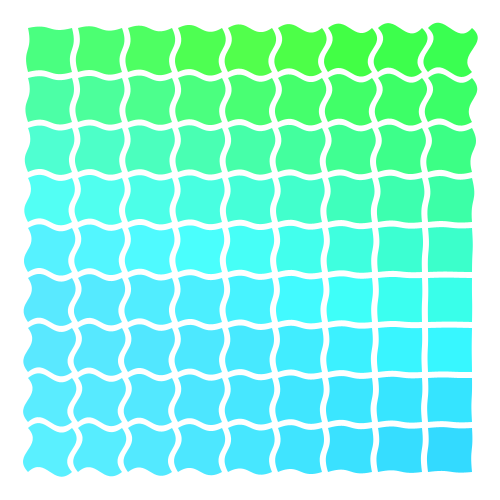
Frame 1 (no input)
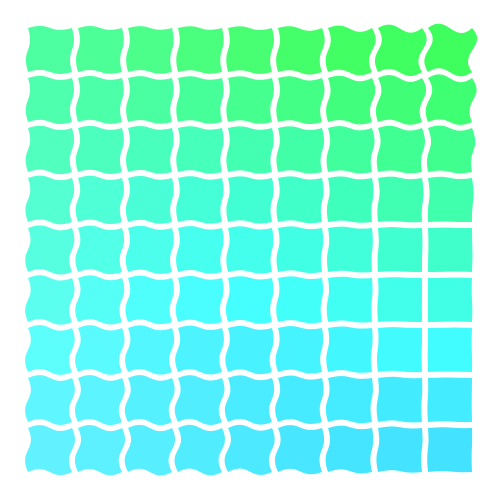
Frame 60 (the mouse pressed at the canvas centre just before this capture)
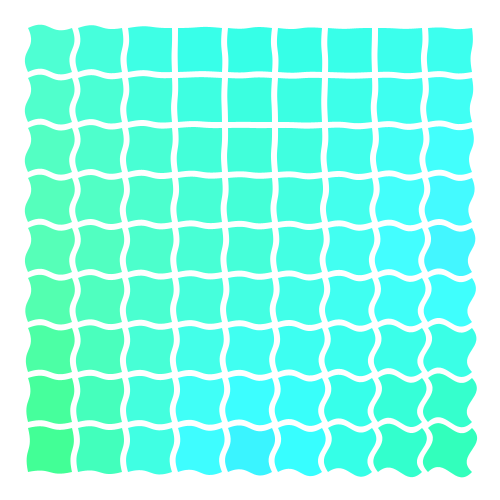
Frame 120 (the mouse held since frame 60 and released just before this capture)

The Processing sketch that drew these frames (run headless with seeded random() and noise(); from frame 60 on, the mouse is pressed at the canvas centre):

// Processing sketch: processing_2091
// ── processing_2091.pde

/* 
 * Color Tiles by Algirdas Rascius (http://mydigiverse.com).
 */
/** 
 * Mouse-click to reset.
 */ 
 
ArrayList flowers; 

void setup() {
  size(500, 500);
  smooth();
  noStroke();
  colorMode(HSB, 1, 1, 1, 1);
  noiseDetail(2);
  initialize();
}

final static int STEP = 50;
final static float BEZIER_BASE = 25;
final static int OFFSET = 3;

float time = 0;
float hueOffset = 0;

void draw() {
  background(0, 0, 1);
  
  for (int x=STEP*3/2; x<width; x+=STEP) {
    for (int y=STEP*3/2; y<width; y+=STEP) {
      fill(getColor(x, y));
      beginShape();
      int x0 = x-STEP+OFFSET;
      int y0 = y-STEP+OFFSET;
      int x1 = x - OFFSET;
      int y1 = y - OFFSET;
      vertex(x0, y0);
      addBezierVertex(x0, y0, x1, y0);
      addBezierVertex(x1, y0, x1, y1);
      addBezierVertex(x1, y1, x0, y1);
      addBezierVertex(x0, y1, x0, y0);
      endShape();
    }
  }
  time += 0.005;
  hueOffset += noise(time)*0.001;
}

color getColor(int x, int y) {
  return color((noise(time, x*0.1/STEP, y*0.1/STEP)*0.5+hueOffset)%1, noise(time, x*0.1/STEP+1000, y*0.1/STEP+1000)*0.5+0.5, 1);
}

float getRotation(int x, int y) {
  return (noise(time, x*0.1/STEP-1000, y*0.1/STEP-1000)-0.5)*PI;
}

void addBezierVertex(int x0, int y0, int x1, int y1) {
  float a = atan2(y1-y0, x1-x0);
  float a0 = a + getRotation(x0, y0);
  float a1 = a + getRotation(x1, y1);
    
  bezierVertex(x0+BEZIER_BASE*cos(a0), y0+BEZIER_BASE*sin(a0), x1-BEZIER_BASE*cos(a1), y1-BEZIER_BASE*sin(a1), x1, y1);
}

void mousePressed() {
  initialize();
}

void keyPressed() {
  initialize();
}

void initialize() {
  noiseSeed((int)random(10000));
  hueOffset = random(1);
}
